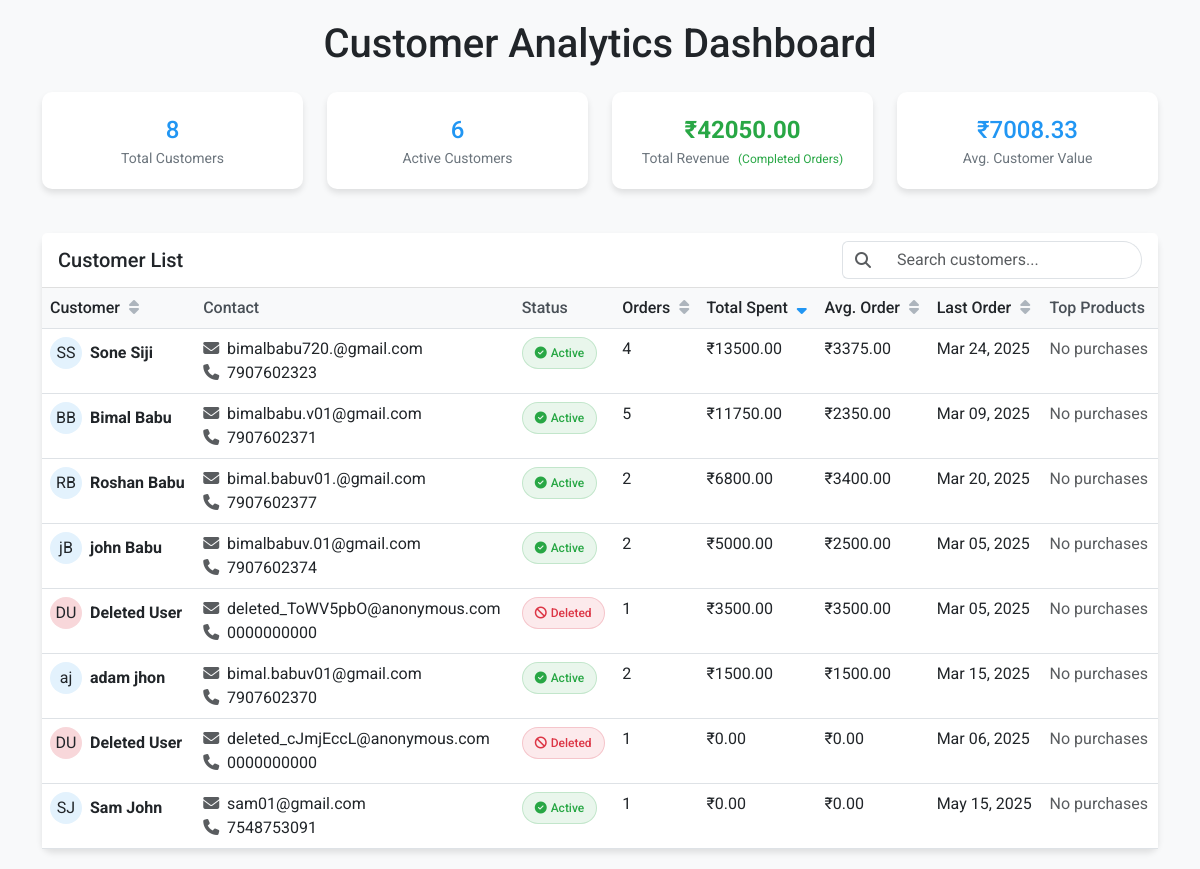
The app's page /customer_list/ with its own data.
### p_app/models.py (models this page shows, shortened)
class UserDetails(models.Model):
    first_name = models.CharField(max_length=50)
    last_name = models.CharField(max_length=50)
    username = models.CharField(max_length=50, unique=True)
    password = models.CharField(max_length=50)
    email = models.EmailField(max_length=254, unique=True)
    mobile_phone = models.CharField(max_length=15)

### p_app/views.py (the view, shortened to what this page needs)
# urls.py: path('customer_list/', customer_list, name='customer_list'),
def customer_list(request):
    sort_by = request.GET.get('sort', 'total_spent')
    order = request.GET.get('order', 'desc')
    search_query = request.GET.get('q', '')
    users = UserDetails.objects.annotate(
        total_orders=Count('orders', distinct=True),
        completed_orders=Count('orders',
            filter=Q(orders__order_status="order completed"),
            distinct=True),
        total_spent=Coalesce(Sum(
            'orders__total',
            filter=Q(orders__order_status="order completed")
        ), 0),
        last_order_date=Max('orders__created_at'),
        avg_order_value=Case(
            When(completed_orders__gt=0, then=F('total_spent') / F('completed_orders')),
            default=Value(0),
            output_field=DecimalField()
        ),
        product_count=Count('orders__cart__cartproduct__product',
            filter=Q(orders__order_status="order completed"),
            distinct=True)
    )
    order_prefix = '-' if order == 'desc' else ''
    valid_sort_fields = ['total_spent', 'total_orders', 'last_order_date',
                         'avg_order_value', 'first_name', 'product_count']
    if sort_by in valid_sort_fields:
        users = users.order_by(f'{order_prefix}{sort_by}')
    else:
        users = users.order_by('-total_spent')  # Default sort
    for user in users:
        top_products = []
        try:
            cart_ids = Orders.objects.filter(
                customer_id=user.id,
                order_status="order completed"  # Exact match for completed orders
            ).values_list('cart_id', flat=True)
            if cart_ids:
                products_data = CartProduct.objects.filter(
                    cart_id__in=cart_ids
                ).values(
                    'product_id',
                    'product__p_name'  # Try to get name directly
                ).annotate(
                    quantity=Sum('quantity')
                ).order_by('-quantity')[:3]
        except Exception as e:
            print(f"Error getting products for user {user.id}: {e}")
        user.top_products = top_products
    total_customers = users.count()
    active_customers = users.filter(completed_orders__gt=0).count()
    total_revenue = Orders.objects.filter(
        order_status="order completed"
    ).aggregate(
        total=Sum('total')
    )['total'] or 0
    avg_customer_value = total_revenue / active_customers if active_customers > 0 else 0
    context = {
        'users': users,
        'sort_by': sort_by,
        'order': order,
        'search_query': search_query,
        'metrics': {
            'total_customers': total_customers,
            'active_customers': active_customers,
            'total_revenue': total_revenue,
            'avg_customer_value': avg_customer_value,
        }
    }
    return render(request, 'customer_list.html', context)

### templates/customer_list.html (shortened to what this page needs)
<!DOCTYPE html>
<html lang="en">
<head>
    <link href="https://cdn.jsdelivr.net/npm/bootstrap@5.3.0/dist/css/bootstrap.min.css" rel="stylesheet">
    <link rel="stylesheet" href="https://cdnjs.cloudflare.com/ajax/libs/font-awesome/6.4.0/css/all.min.css">
</head>
<body>
    <div class="container">
        <h1 class="mb-4 text-center">Customer Analytics Dashboard</h1>
        <div class="row mb-4">
            <div class="col-md-3">
                <div class="card stats-card">
                    <div class="stat-value">{{ metrics.total_customers }}</div>
                    <div class="stat-label">Total Customers</div>
                </div>
            </div>
            <div class="col-md-3">
                <div class="card stats-card">
                    <div class="stat-value">{{ metrics.active_customers }}</div>
                    <div class="stat-label">Active Customers</div>
                </div>
            </div>
            <div class="col-md-3">
                <div class="card stats-card">
                    <div class="stat-value total-revenue">₹{{ metrics.total_revenue|floatformat:2 }}</div>
                    <div class="stat-label">Total Revenue <span class="revenue-change">(Completed Orders)</span></div>
                </div>
            </div>
            <div class="col-md-3">
                <div class="card stats-card">
                    <div class="stat-value">₹{{ metrics.avg_customer_value|floatformat:2 }}</div>
                    <div class="stat-label">Avg. Customer Value</div>
                </div>
            </div>
        </div>
        <div class="card">
            <div class="card-header d-flex justify-content-between align-items-center">
                <h5 class="mb-0">Customer List</h5>
                <div class="input-group" style="max-width: 300px;">
                    <span class="input-group-text bg-white border-end-0">
                        <i class="fas fa-search text-muted"></i>
                    </span>
                    <input type="text" id="searchInput" class="form-control search-input border-start-0" placeholder="Search customers...">
                </div>
            </div>
            <div class="card-body p-0">
                <div class="table-responsive">
                    <table class="table table-hover mb-0">
                        <thead>
                            <tr>
                                <th>
                                    <a href="?sort=first_name&order={% if sort_by == 'first_name' and order == 'asc' %}desc{% else %}asc{% endif %}" class="text-decoration-none text-dark">
                                        Customer
                                        <i class="fas fa-sort{% if sort_by == 'first_name' %}-{% if order == 'asc' %}up{% else %}down{% endif %} sort-active{% endif %} sort-icon"></i>
                                    </a>
                                </th>
                                <th>Contact</th>
                                <th>Status</th>
                                <th>
                                    <a href="?sort=total_orders&order={% if sort_by == 'total_orders' and order == 'asc' %}desc{% else %}asc{% endif %}" class="text-decoration-none text-dark">
                                        Orders
                                        <i class="fas fa-sort{% if sort_by == 'total_orders' %}-{% if order == 'asc' %}up{% else %}down{% endif %} sort-active{% endif %} sort-icon"></i>
                                    </a>
                                </th>
                                <th>
                                    <a href="?sort=total_spent&order={% if sort_by == 'total_spent' and order == 'asc' %}desc{% else %}asc{% endif %}" class="text-decoration-none text-dark">
                                        Total Spent
                                        <i class="fas fa-sort{% if sort_by == 'total_spent' %}-{% if order == 'asc' %}up{% else %}down{% endif %} sort-active{% endif %} sort-icon"></i>
                                    </a>
                                </th>
                                <th>
                                    <a href="?sort=avg_order_value&order={% if sort_by == 'avg_order_value' and order == 'asc' %}desc{% else %}asc{% endif %}" class="text-decoration-none text-dark">
                                        Avg. Order
                                        <i class="fas fa-sort{% if sort_by == 'avg_order_value' %}-{% if order == 'asc' %}up{% else %}down{% endif %} sort-active{% endif %} sort-icon"></i>
                                    </a>
                                </th>
                                <th>
                                    <a href="?sort=last_order_date&order={% if sort_by == 'last_order_date' and order == 'asc' %}desc{% else %}asc{% endif %}" class="text-decoration-none text-dark">
                                        Last Order
                                        <i class="fas fa-sort{% if sort_by == 'last_order_date' %}-{% if order == 'asc' %}up{% else %}down{% endif %} sort-active{% endif %} sort-icon"></i>
                                    </a>
                                </th>
                                <th>Top Products</th>
                            </tr>
                        </thead>
                        <tbody>
                            {% if users %}
                                {% for user in users %}
                                <tr class="customer-row" data-user-id="{{ user.id }}">
                                    <td>
                                        <div class="d-flex align-items-center">
                                            <div class="avatar bg-light-primary me-2 rounded-circle text-center" style="width: 32px; height: 32px; line-height: 32px;
                                                background-color: {% if user.first_name == 'Deleted' %}#f8d7da{% else %}#e3f2fd{% endif %};">
                                                {{ user.first_name|slice:":1" }}{{ user.last_name|slice:":1" }}
                                            </div>
                                            <div>
                                                <strong>{{ user.first_name }} {{ user.last_name }}</strong>
                                            </div>
                                        </div>
                                    </td>
                                    <td>
                                        <div><i class="fas fa-envelope text-muted me-1"></i> {{ user.email }}</div>
                                        <div><i class="fas fa-phone text-muted me-1"></i> {{ user.mobile_phone }}</div>
                                    </td>
                                    <td>
                                        {% if user.first_name == 'Deleted' %}
                                            <span class="status-badge status-badge-deleted">
                                                <i class="fas fa-ban me-1"></i> Deleted
                                            </span>
                                        {% elif user.total_orders > 0 %}
                                            <span class="status-badge status-badge-active">
                                                <i class="fas fa-check-circle me-1"></i> Active
                                            </span>
                                        {% else %}
                                            <span class="status-badge status-badge-inactive">
                                                <i class="fas fa-user-clock me-1"></i> Inactive
                                            </span>
                                        {% endif %}
                                    </td>
                                    <td>{{ user.total_orders }}</td>
                                    <td>₹{{ user.total_spent|floatformat:2 }}</td>
                                    <td>₹{{ user.avg_order_value|floatformat:2 }}</td>
                                    <td>
                                        {% if user.last_order_date %}
                                            {{ user.last_order_date|date:"M d, Y" }}
                                        {% else %}
                                            <span class="text-muted">Never</span>
                                        {% endif %}
                                    </td>
                                    <td>
                                        {% if user.top_products %}
                                            {% for product in user.top_products %}
                                                <span class="badge badge-products">
                                                    {{ product.name }}
                                                    <span class="badge-count">{{ product.quantity }}</span>
                                                </span>
                                            {% endfor %}
                                        {% else %}
                                            <span class="text-muted">No purchases</span>
                                        {% endif %}
                                    </td>
                                </tr>
                                {% endfor %}
                            {% endif %}
                        </tbody>
                    </table>
                </div>
            </div>
        </div>
    </div>
</body>
</html>

### templates/customer_list.html (style rules this page uses)
body { font-family: 'Roboto', sans-serif; background-color: #f8f9fa; padding-top: 20px; }
.card { border-radius: 10px; box-shadow: 0 4px 6px rgba(0,0,0,0.1); margin-bottom: 20px; border: none; }
.card-header { background-color: #fff; border-bottom: 1px solid rgba(0,0,0,0.125); font-weight: 500; }
.stats-card { text-align: center; padding: 20px; transition: transform 0.3s; }
.stat-value { font-size: 24px; font-weight: 500; color: #2196F3; }
.total-revenue { font-weight: 700; color: #28a745; }
.revenue-change { font-size: 12px; color: #28a745; margin-left: 5px; }
.stat-label { font-size: 14px; color: #6c757d; }
.table th { font-weight: 500; background-color: #f8f9fa; color: #495057; }
.sort-icon { margin-left: 5px; color: #adb5bd; }
.sort-active { color: #2196F3; }
.search-input { border-radius: 20px; padding-left: 15px; }
.customer-row { cursor: pointer; }
.status-badge { display: inline-flex; align-items: center; padding: 6px 12px; border-radius: 20px; font-size: 12px; font-weight: 500; }
.status-badge-active { background-color: rgba(40, 167, 69, 0.1); color: #28a745; border: 1px solid rgba(40, 167, 69, 0.2); }
.status-badge-deleted { background-color: rgba(220, 53, 69, 0.1); color: #dc3545; border: 1px solid rgba(220, 53, 69, 0.2); }

### records on screen
UserDetails: first_name "S", last_name "S", first_name "Sone", last_name "Siji", email "bimalbabu720.@gmail.com", mobile_phone "7907602323", shows "Active", total_orders "4", total_spent "13500.00", avg_order_value "3375.00", last_order_date "Mar 24, 2025", shows "No purchases"
UserDetails: first_name "B", last_name "B", first_name "Bimal", last_name "Babu", email "bimalbabu.v01@gmail.com", mobile_phone "7907602371", shows "Active", total_orders "5", total_spent "11750.00", avg_order_value "2350.00", last_order_date "Mar 09, 2025", shows "No purchases"
UserDetails: first_name "R", last_name "B", first_name "Roshan", last_name "Babu", email "bimal.babuv01.@gmail.com", mobile_phone "7907602377", shows "Active", total_orders "2", total_spent "6800.00", avg_order_value "3400.00", last_order_date "Mar 20, 2025", shows "No purchases"
UserDetails: first_name "j", last_name "B", first_name "john", last_name "Babu", email "bimalbabuv.01@gmail.com", mobile_phone "7907602374", shows "Active", total_orders "2", total_spent "5000.00", avg_order_value "2500.00", last_order_date "Mar 05, 2025", shows "No purchases"
UserDetails: first_name "D", last_name "U", first_name "Deleted", last_name "User", email "deleted_ToWV5pbO@anonymous.com", mobile_phone "0000000000", total_orders "1", total_spent "3500.00", avg_order_value "3500.00", last_order_date "Mar 05, 2025", shows "No purchases"
UserDetails: first_name "a", last_name "j", first_name "adam", last_name "jhon", email "bimal.babuv01@gmail.com", mobile_phone "7907602370", shows "Active", total_orders "2", total_spent "1500.00", avg_order_value "1500.00", last_order_date "Mar 15, 2025", shows "No purchases"
UserDetails: first_name "D", last_name "U", first_name "Deleted", last_name "User", email "deleted_cJmjEccL@anonymous.com", mobile_phone "0000000000", total_orders "1", total_spent "0.00", avg_order_value "0.00", last_order_date "Mar 06, 2025", shows "No purchases"
UserDetails: first_name "S", last_name "J", first_name "Sam", last_name "John", email "sam01@gmail.com", mobile_phone "7548753091", shows "Active", total_orders "1", total_spent "0.00", avg_order_value "0.00", last_order_date "May 15, 2025", shows "No purchases"

### other values on screen
{{ metrics.total_customers }} "8"
{{ metrics.active_customers }} "6"
{{ metrics.total_revenue|floatformat:2 }} "42050.00"
{{ metrics.avg_customer_value|floatformat:2 }} "7008.33"
